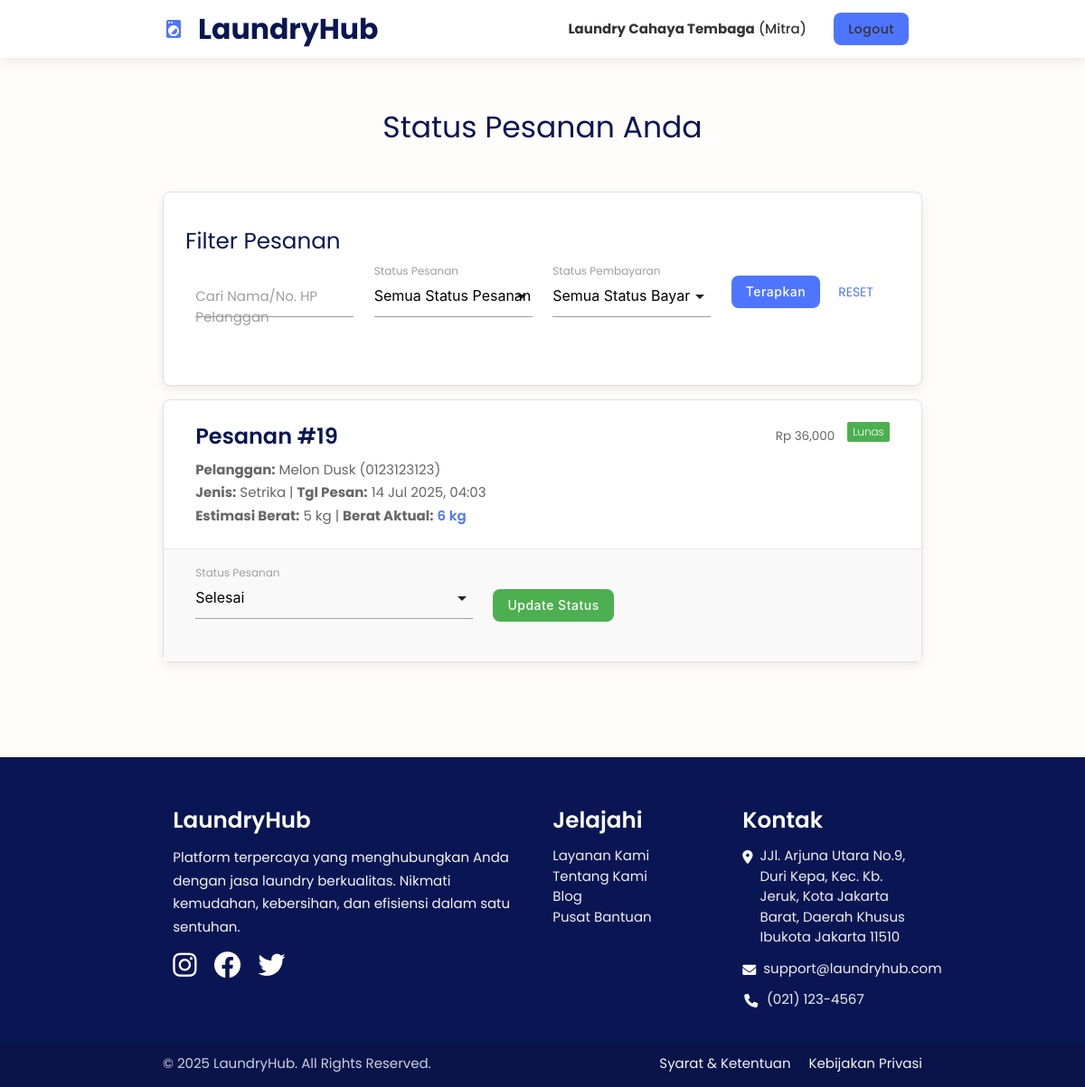
The page /status.php (signed in) on the database its author committed.
### tables this page shows
CREATE TABLE `mitra` (
  `id_mitra` int(11) NOT NULL,
  `nama_laundry` varchar(50) DEFAULT NULL,
  `nama_pemilik` varchar(50) DEFAULT NULL,
  `telp` varchar(15) DEFAULT NULL,
  `email` varchar(50) DEFAULT NULL,
  `alamat` varchar(255) DEFAULT NULL,
  `latitude` decimal(10,8) DEFAULT NULL,
  `longitude` decimal(11,8) DEFAULT NULL,
  `foto` text NOT NULL,
  `password` varchar(255) DEFAULT NULL
);

CREATE TABLE `transaksi` (
  `id_transaksi` int(11) NOT NULL,
  `id_pesanan` int(11) NOT NULL,
  `id_mitra` int(11) NOT NULL,
  `id_pelanggan` int(11) NOT NULL,
  `tgl_transaksi` datetime DEFAULT NULL,
  `total_bayar` int(11) DEFAULT NULL,
  `status_pembayaran` enum('Belum Bayar','Lunas','Gagal') NOT NULL DEFAULT 'Belum Bayar',
  `payment_gateway_id` varchar(255) DEFAULT NULL,
  `rating` int(11) DEFAULT NULL,
  `komentar` text NOT NULL,
  `status_ulasan` enum('Aktif','Dihapus') NOT NULL DEFAULT 'Aktif'
);

CREATE TABLE `pesanan` (
  `id_pesanan` int(11) NOT NULL,
  `id_mitra` int(11) NOT NULL,
  `id_pelanggan` int(11) DEFAULT NULL,
  `tgl_mulai` datetime NOT NULL,
  `tgl_selesai` datetime DEFAULT NULL,
  `jenis` varchar(20) DEFAULT NULL,
  `total_item` int(11) DEFAULT NULL,
  `estimasi_berat` double DEFAULT NULL,
  `berat` double DEFAULT NULL,
  `harga_estimasi` int(11) DEFAULT NULL,
  `harga_final` int(11) DEFAULT NULL,
  `alamat_antar_jemput` varchar(255) NOT NULL,
  `catatan` text NOT NULL,
  `status_pesanan` varchar(30) DEFAULT NULL
);

CREATE TABLE `pelanggan` (
  `id_pelanggan` int(11) NOT NULL,
  `nama` varchar(50) DEFAULT NULL,
  `email` varchar(50) DEFAULT NULL,
  `telp` varchar(15) DEFAULT NULL,
  `alamat` varchar(255) DEFAULT NULL,
  `latitude` decimal(10,8) DEFAULT NULL,
  `longitude` decimal(11,8) DEFAULT NULL,
  `foto` text NOT NULL,
  `password` varchar(255) DEFAULT NULL
);

### status.php (the view, shortened to what this page needs)
<?php
include 'connect-db.php';
$login_type = ''; $user_id = 0;
if (isset($_SESSION["login-mitra"])) { $login_type = "Mitra"; $user_id = $_SESSION["mitra"]; }
elseif (isset($_SESSION["login-pelanggan"])) { $login_type = "Pelanggan"; $user_id = $_SESSION["pelanggan"]; }
elseif (isset($_SESSION["login-admin"])) { header("Location: admin.php"); exit; }
?>
<!DOCTYPE html>
<html lang="en">
<head>
    <link rel="stylesheet" href="css/rating.css">
</head>
<body>
<?php include 'header.php'; ?>
<main class="main-content">
    <div class="container">
        <h3 class="header col s12 light center">Status Pesanan Anda</h3>
        <br>
        <?php if ($login_type == "Mitra") :
            $where_clauses = ["p.id_mitra = $user_id"];
            $keyword = $_GET['keyword'] ?? '';
            $query_str = "SELECT p.*, pl.nama as nama_pelanggan, pl.telp as telp_pelanggan, t.status_pembayaran, t.id_transaksi, t.rating, t.komentar, t.status_ulasan
                          FROM pesanan p JOIN pelanggan pl ON p.id_pelanggan = pl.id_pelanggan LEFT JOIN transaksi t ON p.id_pesanan = t.id_pesanan";
            if (!empty($where_clauses)) { $query_str .= " WHERE " . implode(' AND ', $where_clauses); }
            $query_str .= " ORDER BY p.tgl_mulai DESC";
            $query = mysqli_query($connect, $query_str);
            ?>
            <div class="card-panel">
                <h5 class="header light">Filter Pesanan</h5>
                <form action="" method="GET">
                    <div class="row">
                        <div class="input-field col s12 m6 l3"><input type="text" name="keyword" id="keyword" value="<?= htmlspecialchars($keyword) ?>"><label for="keyword">Cari Nama/No. HP Pelanggan</label></div>
                        <div class="input-field col s12 m6 l3">
                            <label>Status Pesanan</label>
                        </div>
                        <div class="input-field col s12 m6 l3">
                            <label>Status Pembayaran</label>
                        </div>
                        <div class="input-field col s12 m6 l3"><button type="submit" class="btn">Terapkan</button> <a href="status.php" class="btn-flat">Reset</a></div>
                    </div>
                </form>
            </div>
            <?php if(mysqli_num_rows($query) > 0): while ($pesanan = mysqli_fetch_assoc($query)) : ?>
            <div class="card">
                <div class="card-content">
                    <div class="row" style="margin-bottom:0;">
                        <div class="col s8">
                            <span class="card-title" style="font-weight: 600; color:var(--dark-navy);">Pesanan #<?= $pesanan['id_pesanan'] ?></span>
                            <p><b>Pelanggan:</b> <?= htmlspecialchars($pesanan['nama_pelanggan']) ?> (<?= htmlspecialchars($pesanan['telp_pelanggan']) ?>)</p>
                            <p><b>Jenis:</b> <?= ucfirst(htmlspecialchars($pesanan['jenis'])) ?> | <b>Tgl Pesan:</b> <?= date('d M Y, H:i', strtotime($pesanan['tgl_mulai'])) ?></p>
                            <p>
                                <b>Estimasi Berat:</b> <?= $pesanan['estimasi_berat'] ? $pesanan['estimasi_berat'] . ' kg' : 'Belum diisi' ?> |
                                <b>Berat Aktual:</b>
                                <?php if ($pesanan['berat']) : ?>
                                    <span style="color: var(--primary-blue); font-weight: 600;"><?= $pesanan['berat'] ?> kg</span>
                                <?php else : ?>
                                    <span style="color: #ff9800; font-style: italic;">Belum ditimbang</span>
                                <?php endif; ?>
                            </p>
                        </div>
                        <div class="col s4 right-align">
                            <?php $status_bayar = $pesanan['status_pembayaran'] ?? 'Belum Ada Tagihan';
                            $badge_color = ['Lunas' => 'green', 'Belum Bayar' => 'orange', 'Belum Ada Tagihan' => 'grey']; ?>
                            <span class="new badge <?= $badge_color[$status_bayar] ?>" data-badge-caption=""><?= $status_bayar ?></span>
                            <?php if ($pesanan['harga_final']) : ?>
                                <p style="margin: 5px 0 0 0; font-size: 0.9rem; color: var(--text-light);">
                                    Rp <?= number_format($pesanan['harga_final']) ?>
                                </p>
                            <?php endif; ?>
                        </div>
                    </div>
                </div>
                <div class="card-action" style="background-color: #f9f9f9;">
                    <?php if ($pesanan['berat'] == NULL) :  ?>
                        <form action="" method="post" class="row valign-wrapper" style="margin-bottom:0;">
                            <input type="hidden" name="id_pesanan" value="<?= $pesanan['id_pesanan'] ?>">
                            <div class="input-field col s8 m5">
                                <input type="number" step="0.1" name="berat_aktual" placeholder="Contoh: 3.5" required>
                                <label>Berat Aktual (Kg)</label>
                                <?php if ($pesanan['estimasi_berat']) : ?>
                                    <span class="helper-text">Estimasi: <?= $pesanan['estimasi_berat'] ?> kg</span>
                                <?php endif; ?>
                            </div>
                            <div class="col s4 m7"><button class="btn blue" type="submit" name="konfirmasi_berat">Konfirmasi Berat</button></div>
                        </form>
                    <?php else:  ?>
                        <form action="" method="post" class="row valign-wrapper" style="margin-bottom:0;" id="form-status-<?= $pesanan['id_pesanan'] ?>">
                            <div class="input-field col s8 m5">
                                <label>Status Pesanan</label>
                            </div>
                            <div class="col s4 m7">
                                <button class="btn green" type="submit" name="simpan_status" onclick="return validateForm(<?= $pesanan['id_pesanan'] ?>)">Update Status</button>
                            </div>
                        </form>
                    <?php endif; ?>
                </div>
            </div>
        <?php endwhile; else: echo "<p class='center light'>Tidak ada pesanan yang cocok dengan filter Anda.</p>"; endif; ?>
        <?php endif; ?>
    </div>
</main>
<?php include "footer.php"; ?>
</body>
</html>

### header.php (shortened to what this page needs)
<nav class="white" role="navigation">
    <div class="container">
        <div class="nav-wrapper">
            <?php
            $logo_link = 'index.php';
            if (isset($_SESSION["login-admin"])) {
                $logo_link = 'admin.php';
            } elseif (isset($_SESSION["login-mitra"])) {
                $logo_link = 'status.php';
            }
            ?>
            <a id="logo-container" href="<?= $logo_link ?>" class="brand-logo">
                <i class="material-icons left large">local_laundry_service</i>LaundryHub
            </a>
            <ul class="right hide-on-med-and-down">
                <?php
                if (isset($_SESSION["login-pelanggan"]) || isset($_SESSION["login-mitra"]) || isset($_SESSION["login-admin"])) :
                    ?>
                    <li>
                        <?php
                        global $connect;
                        if (isset($_SESSION["login-pelanggan"]) && isset($_SESSION["pelanggan"])) {
                            $idPelanggan_header = $_SESSION["pelanggan"];
                            $query_header = mysqli_query($connect, "SELECT nama FROM pelanggan WHERE id_pelanggan = '$idPelanggan_header'");
                            $data_header = mysqli_fetch_assoc($query_header);
                            $nama_header = $data_header["nama"] ?? 'Pelanggan';
                            echo "<a href='pelanggan.php'><b>$nama_header</b> (Pelanggan)</a>";
                        } else if (isset($_SESSION["login-mitra"]) && isset($_SESSION["mitra"])) {
                            $id_mitra_header = $_SESSION["mitra"];
                            $query_header = mysqli_query($connect, "SELECT nama_laundry FROM mitra WHERE id_mitra = '$id_mitra_header'");
                            $data_header = mysqli_fetch_assoc($query_header);
                            $nama_header = $data_header["nama_laundry"] ?? 'Mitra';
                            echo "<a href='mitra.php'><b>$nama_header</b> (Mitra)</a>";
                        } else if (isset($_SESSION["login-admin"]) && isset($_SESSION["admin"])) {
                            echo "<a href='admin.php'><span><b>Admin</b></span></a>";
                        }
                        ?>
                    </li>
                    <li>
                        <a href='logout.php' class='waves-effect waves-light btn'>Logout</a>
                    </li>
                <?php
                endif; ?>
            </ul>
        </div>
    </div>
</nav>

### css/style.css (style rules this page uses)
:root { --primary-blue: #4E75FF; --dark-navy: #0A1653; --off-white: #FFFCFC; --light-gray: #f4f5f7; --text-dark: #333; --text-light: #666; --border-color: #e0e0e0; --shadow: 0 4px 12px rgba(0, 0, 0, 0.08); --shadow-hover: 0 6px 16px rgba(0, 0, 0, 0.12); --border-radius: 8px; }
body { display: flex; min-height: 100vh; flex-direction: column; font-family: 'Poppins', sans-serif; background-color: var(--off-white); color: var(--text-dark); -webkit-font-smoothing: antialiased; -moz-osx-font-smoothing: grayscale; }
main.main-content { flex: 1 0 auto; padding-top: 2rem; padding-bottom: 4rem; }
h1, h2, h3, h4, h5, h6 { color: var(--dark-navy); font-weight: 600; }
h1.header, h3.header { font-size: 2.2rem; font-weight: 700; margin-bottom: 1.5rem; }
.light { font-weight: 400 !important; }
a { color: var(--primary-blue); transition: color 0.3s ease; }
p { line-height: 1.7; color: var(--text-light); }
.btn, .btn-large, .btn-small { background-color: var(--primary-blue); border-radius: var(--border-radius); transition: all 0.3s ease; box-shadow: none; font-weight: 500; letter-spacing: 0.5px; text-transform: none; }
.btn-flat { color: var(--primary-blue); }
.card, .card-panel { border-radius: var(--border-radius); box-shadow: var(--shadow); border: 1px solid var(--border-color); transition: all 0.3s ease; }
.card .card-content { padding: 24px; }
.card .card-title { font-weight: 600; color: var(--dark-navy); }
.input-field { margin-bottom: 1.5rem; }
nav { background-color: var(--off-white) !important; box-shadow: var(--shadow); color: var(--dark-navy); }
nav .brand-logo { color: var(--dark-navy) !important; font-weight: 700; }
nav .brand-logo .material-icons { color: var(--primary-blue); }
nav ul a { color: var(--text-dark) !important; font-weight: 500; transition: color 0.3s ease; }

### status.php (style rules this page uses)
.badge.new { font-weight: 500; border-radius: 8px; }

### rows shown on the page
mitra: nama_laundry "Laundry Cahaya Tembaga"
transaksi: id_pesanan.id_pesanan "19", id_pelanggan.nama "Melon Dusk", id_pelanggan.telp "0123123123", id_pesanan.jenis "Setrika", id_pesanan.tgl_mulai "14 Jul 2025, 04:03", id_pesanan.estimasi_berat "5", id_pesanan.berat "6", status_pembayaran "Lunas", id_pesanan.harga_final "36,000"
